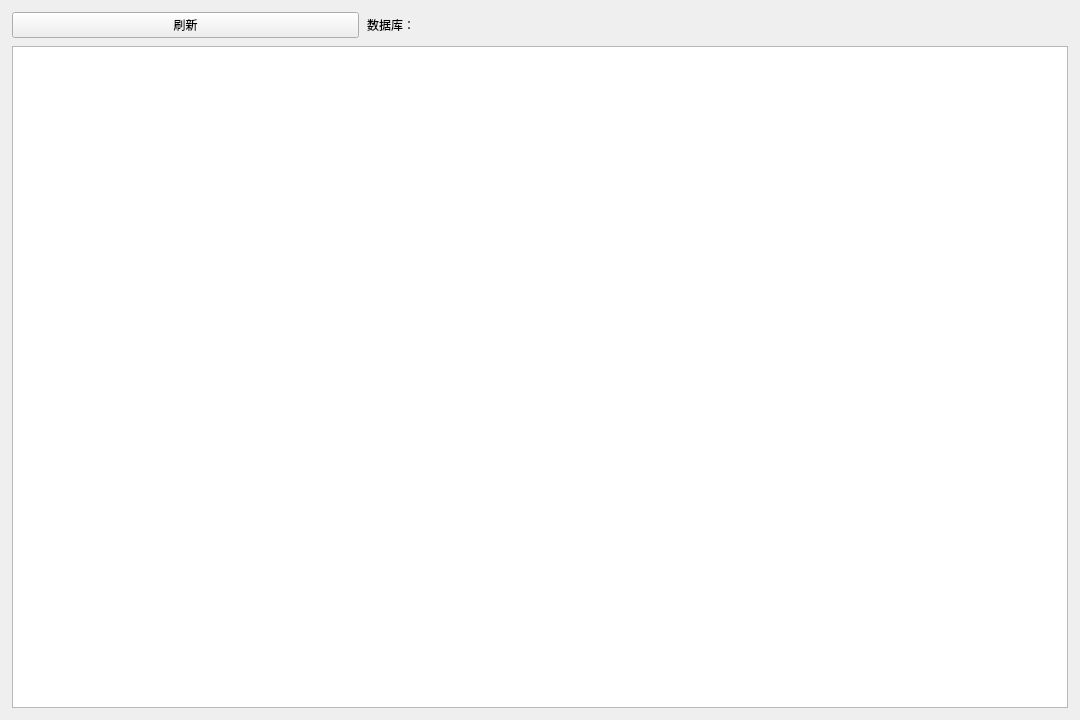
<?xml version="1.0" encoding="UTF-8"?>
<ui version="4.0">
 <class>TaskLogStatisticsPage</class>
 <widget class="QWidget" name="TaskLogStatisticsPage">
  <property name="geometry">
   <rect>
    <x>0</x>
    <y>0</y>
    <width>1080</width>
    <height>720</height>
   </rect>
  </property>
  <property name="windowTitle">
   <string>测试日志统计</string>
  </property>
  <layout class="QVBoxLayout" name="verticalLayout">
   <property name="leftMargin">
    <number>12</number>
   </property>
   <property name="topMargin">
    <number>12</number>
   </property>
   <property name="rightMargin">
    <number>12</number>
   </property>
   <property name="bottomMargin">
    <number>12</number>
   </property>
   <property name="spacing">
    <number>8</number>
   </property>
   <item>
    <layout class="QHBoxLayout" name="toolbarLayout">
     <property name="spacing">
      <number>8</number>
     </property>
     <item>
      <widget class="QPushButton" name="refreshButton">
       <property name="text">
        <string>刷新</string>
       </property>
      </widget>
     </item>
     <item>
      <widget class="QLabel" name="pathLabel">
       <property name="text">
        <string>数据库：</string>
       </property>
      </widget>
     </item>
     <item>
      <widget class="QLabel" name="statusLabel">
       <property name="text">
        <string/>
       </property>
       <property name="alignment">
        <set>Qt::AlignRight|Qt::AlignVCenter</set>
       </property>
      </widget>
     </item>
    </layout>
   </item>
   <item>
    <widget class="QTableView" name="tableView"/>
   </item>
  </layout>
 </widget>
 <resources/>
 <connections/>
</ui>
